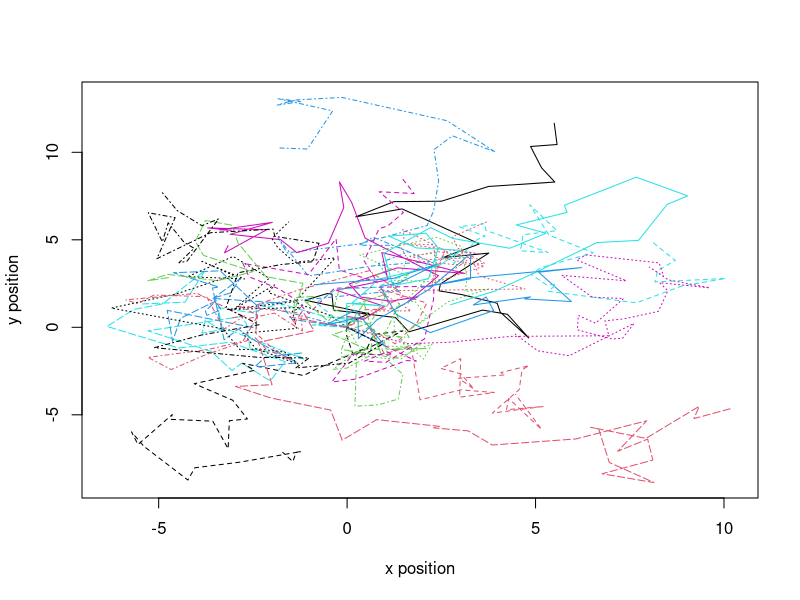
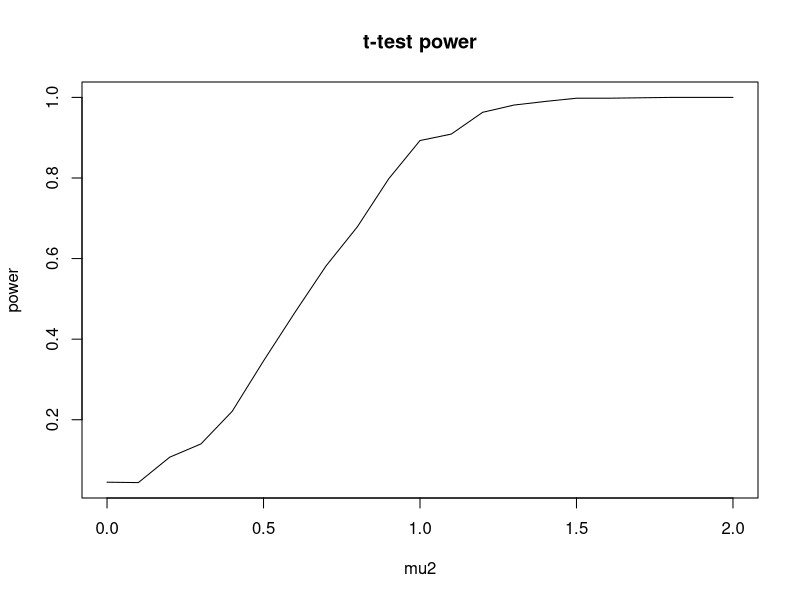
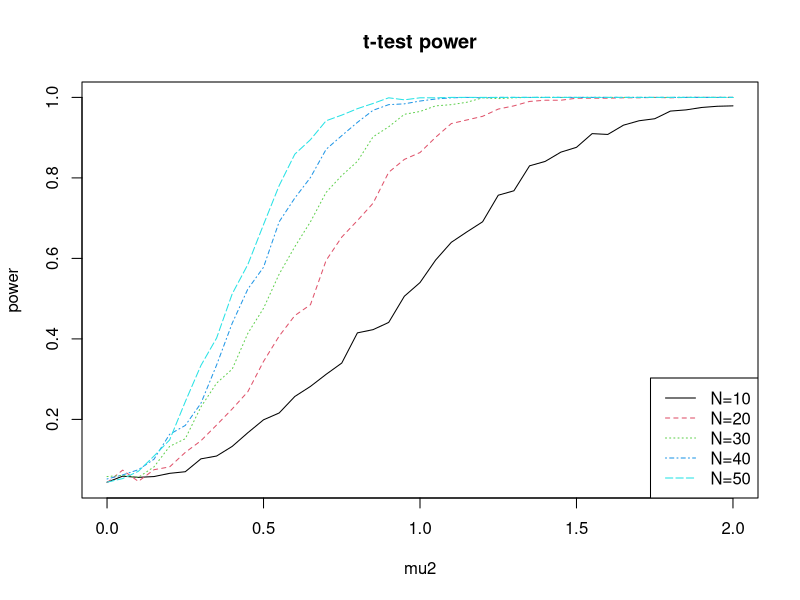

The R script that drew these images, in order:
## ---- chunk 1
knitr::opts_chunk$set(echo = TRUE)
## ---- chunk 2

T<-30 #number of time steps
n<-20 #number of nematodes
xy<-matrix(nrow=n,ncol=2) #matrix of positions xy[i,1] =x position for nematode i, xy[i,2]=y position for nematode i

xinc<-matrix(rnorm(T*n),nrow=n)  #increments in x position
yinc<-matrix(rnorm(T*n),nrow=n)  #increments in y position

xinc[,1]=0   #make all start in the same location
yinc[,1]=0

xdis<-t(apply(xinc,1,cumsum))  #xdis[i,j]=total displacement in x dimension of partical i at time j
ydis<-t(apply(yinc,1,cumsum))  #ydis[i,j]=total displacement in y dimension of partical i at time j

#plot trajectories:
matplot(t(xdis),t(ydis),type="l",xlab="x position",ylab="y position")#xlim=c(-10,10),ylim=c(-10,10))

## ---- chunk 3
xinc<-matrix(rnorm(T*n),nrow=n)

## ---- chunk 4
T=3
n=5
rnorm(T*n)
## ---- chunk 5
matrix(rnorm(T*n),nrow=n)
## ---- chunk 6
cumsum(1:10)

## ---- chunk 7
xinc[1,1:10]  #first row, first ten columns of xinc
cumsum(xinc[1,1:10])  #apply cumsum to first row, first ten columns

## ---- chunk 8
apply(xinc[,1:10],1,cumsum)  #just showing columns 1:10 so that it will not take up a lot of room in the document
## ---- chunk 9

w=matrix(1:50,nrow=10)
w
t(w)


## ---- chunk 10
t(apply(xinc[,1:10],1,cumsum)) 
## ---- chunk 11
xdis<-t(apply(xinc,1,cumsum))  #xdis[i,j]=total displacement in x dimension of partical i at time j
ydis<-t(apply(yinc,1,cumsum)) 


xdis[1:5,1:10]   #show for five nematodes and ten time steps
ydis[1:5,1:10]
## ---- chunk 12
nrep=10000 #number of simulation replicates
N1=20 #sample size for sample #1
N2=N1 #sample size for sample #2
mu1=0 #true mean for sample #1
mu2=0 #true mean for sample #2
sd1=1 #true SD for sample #1  
sd2=1 #true SD for sample #2

#?replicate

#The replicate function below 1) generates two normal samples, 2) conducts a t-test, saving the p.value and 3) repeats this nrep times. 

x<-replicate(nrep,t.test(rnorm(N1,mu1,sd1),rnorm(N2,mu2,sd2))$p.value)  

sum(x<0.05)/nrep  #this is the proportion of times that the null hypothesis was rejected. 



## ---- chunk 13

#example:
(y<-runif(10))  #generate 10 values from uniform(0,1)
y<0.4    #returns T for values less than 0.4 and F for values greater than 0.4
sum(y<0.4) #find the number of values less than 0.4. 



## ---- chunk 14
replicate(20,rnorm(10))

replicate(20,mean(rnorm(10)))

## ---- chunk 15
nrep=1000 #number of simulation replicates
N1=20   #sample size for sample #1
N2=N1   #sample size for sample #2
mu1=0 #true mean for sample #1
mu2=0 #true mean for sample #2
sd1=1 #true SD for sample #1  
sd2=1 #true SD for sample #2
 

#generate data
d1=matrix(rnorm(nrep*N1),nrow=nrep) #d1[i,j]=data point #j in ith replicate for first data set
d2=matrix(rnorm(nrep*N2),nrow=nrep)

#Define a function that conducts a two sample t-test on a vector. 
#This takes the first n1 values of x as the first sample and the remaining values as the second sample. 
#It conducts the t-test and returns the p-value. 
t_test<-function(x,n1,n2)
{ return(t.test(x[1:n1],x[(n1+1):(n1+n2)])$p.value)  #$p.value extracts the p-value from the output
}

#Combine the two data sets into one matrix and then apply the t_test function
pvalues<-apply(cbind(d1,d2),1,t_test,N1,N2)

#find the proportion of rejected nulls:
sum(pvalues<0.05)/nrep

## ---- chunk 16
#Examples of cbind

(m1=matrix(c(1,2,3,4,5,6,7,8,9),nrow=3))
(m2=matrix(c(2,4,6,8,10,12,14,16,18),nrow=3))

cbind(m1,m2)
          
(p0=rnorm(10))
(p1=rnorm(10,mean=1))
(p2=rnorm(10,mean=2))
(p3=rnorm(10,mean=3))

cbind(p0,p1,p2,p3)

#Note that puttng parenthesis around the expressions makes R show the output
          
## ---- chunk 17
(m1=matrix(c(1,2,3,4,5,6,7,8,9),nrow=3))
(m2=matrix(c(2,4,6,8,10,12,14,16,18),nrow=3))

rbind(m1,m2)
          
(p0=rnorm(10))
(p1=rnorm(10,mean=1))
(p2=rnorm(10,mean=2))
(p3=rnorm(10,mean=3))

rbind(p0,p1,p2,p3)
## ---- chunk 18
nrep=1000 #number of simulation replicates
N1=20   #sample size for sample #1
N2=N1   #sample size for sample #2
mu1=0 #true mean for sample #1
mu2=0 #true mean for sample #2
sd1=1 #true SD for sample #1  
sd2=1 #true SD for sample #2
pval=vector(length=nrep)  #vector to contain p-values for each replicate 

#generate data
d1=matrix(rnorm(nrep*N1),nrow=nrep) #d1[i,j]=data point #j in ith replicate for first data set
d2=matrix(rnorm(nrep*N2),nrow=nrep)

for(r in 1:nrep)
{   pval[r]=t.test(d1[r,],d2[r,])$p.value
}

sum(pval<0.05)/nrep

## ---- chunk 19
nrep=1000 #number of simulation replicates
N1=20   #sample size for sample #1
N2=N1   #sample size for sample #2
mu1=0 #true mean for sample #1
mu2=0 #true mean for sample #2
sd1=1 #true SD for sample #1  
sd2=1 #true SD for sample #2
pval=vector(length=nrep)  #vector to contain p-values for each replicate 


for(r in 1:nrep)
{ d1=rnorm(N1,mu1,sd1)  #generate data sets
  d2=rnorm(N2,mu2,sd2)
  pval[r]=t.test(d1,d2)$p.value
}

sum(pval<0.05)/nrep

## ---- chunk 20
nrep=1000 #number of simulation replicates
N1=20 #sample size for sample #1
N2=N1 #sample size for sample #2
mu1vec=seq(from=0,to=2,by=0.1) #true mean for sample #1
mu2=0# true mean for sample #2

sd1=1 #true SD for sample #1  
sd2=1 #true SD for sample #2
powvec<-NULL #will story power for each value of mu2

for(mu1 in mu1vec)
{ 
    x<-replicate(nrep,t.test(rnorm(N1,mu1,sd1),rnorm(N2,mu2,sd2))$p.value)  
    powvec=c(powvec,sum(x<0.05)/nrep)  #this is the proportion of times that the null hypothesis was rejected. 
}    
    
   
plot(mu1vec,powvec,type="l",xlab="mu2",ylab="power",main="t-test power")

 
## ---- chunk 21
nrep=1000 #number of simulation replicates
mu1=0 #true mean for sample #1
mu2vec=seq(from=0,to=2,by=0.05) #true mean for sample #2
sd1=1 #true SD for sample #1  
sd2=1 #true SD for sample #2
Nvec=c(10,20,30,40,50)
powmat=NULL #matrix that to store power values. powmat[i,j] =power for ith sample size and jth effect size


for(N1 in Nvec)
{ 
  N2=N1
  powvec<-NULL
  
  for(mu2 in mu2vec)
  { 
      x<-replicate(nrep,t.test(rnorm(N1,mu1,sd1),rnorm(N2,mu2,sd2))$p.value)  
      powvec=c(powvec,sum(x<0.05)/nrep)  #this is the proportion of times that the null hypothesis was rejected. 
  }    
    
  powmat<-cbind(powmat,powvec) 
  
  
}  
  
matplot(mu2vec,powmat,type="l",xlab="mu2",ylab="power",main="t-test power",lty=1:5,col=1:5)
legend("bottomright",c("N=10","N=20","N=30","N=40","N=50"),lty=1:5,col=1:5)


